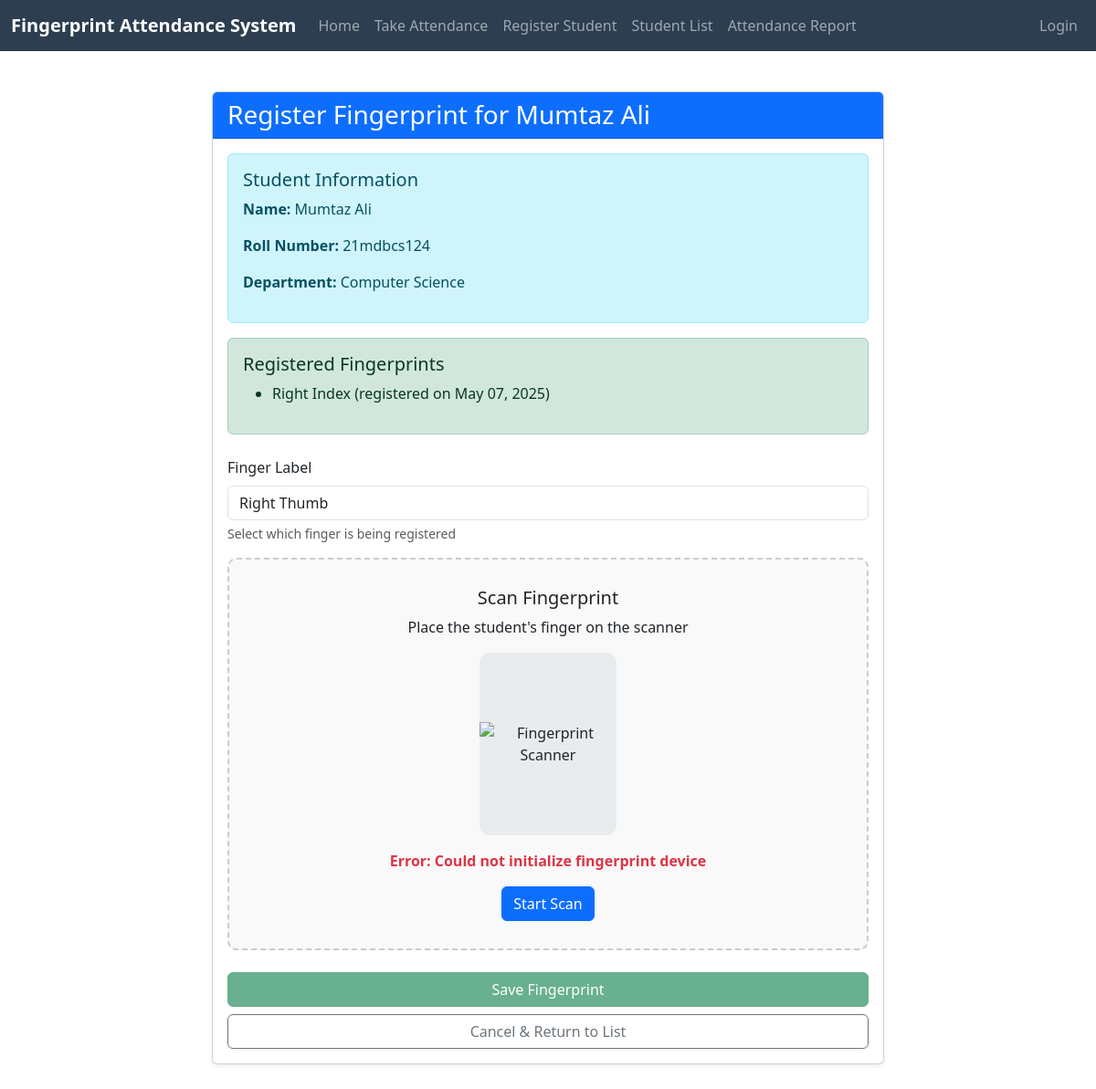
The page /register/fingerprint/1/ on the database its author committed.
### attendance/models.py (models this page shows, shortened)
class Student(models.Model):
    name = models.CharField(max_length=100)
    roll_number = models.CharField(max_length=20, unique=True)
    department = models.ForeignKey(Department, on_delete=models.CASCADE)
    joined_date = models.DateTimeField(default=timezone.now)
    is_active = models.BooleanField(default=True)

class Department(models.Model):
    name = models.CharField(max_length=100)

class FingerPrint(models.Model):
    student = models.ForeignKey(Student, on_delete=models.CASCADE, related_name='fingerprints')
    fingerprint_data = models.BinaryField()  # Store fingerprint template as binary data
    finger_label = models.CharField(max_length=20, default="Right Index")  # e.g., "Right Index", "Left Thumb"
    created_at = models.DateTimeField(auto_now_add=True)
    updated_at = models.DateTimeField(auto_now=True)
    class Meta:
        unique_together = ('student', 'finger_label')

### attendance/views.py (the view)
# urls.py: path('register/fingerprint/<int:student_id>/', views.register_fingerprint, name='register_fingerprint'),
def register_fingerprint(request, student_id):
    student = get_object_or_404(Student, id=student_id)
    if request.method == 'POST':
        form = FingerPrintRegistrationForm(request.POST)
        if form.is_valid():
            try:
                fingerprint_data = request.POST.get('fingerprint_data')
                logger.debug(f"Received fingerprint data type: {type(fingerprint_data)}")
                if fingerprint_data:
                    logger.debug(f"First 20 chars: {fingerprint_data[:20]}...")
                else:
                    logger.error("No fingerprint data received")
                    messages.error(request, 'No fingerprint data received. Please try again.')
                    return redirect('register_fingerprint', student_id=student.id)
                try:
                    processed_data = FingerprintProcessor.process_fingerprint_image(fingerprint_data)
                    fingerprint = FingerPrint(
                        student=student,
                        fingerprint_data=processed_data,  # Processed fingerprint data
                        finger_label=form.cleaned_data['finger_label']
                    )
                    fingerprint.save()
                    messages.success(request, f'Fingerprint registered successfully for {student.name}.')
                    if FingerPrint.objects.filter(student=student).count() < 2:
                        messages.info(request, 'Consider registering another finger as backup.')
                        return redirect('register_fingerprint', student_id=student.id)
                    else:
                        return redirect('student_list')
                except ValueError as e:
                    logger.error(f"Fingerprint processing error: {str(e)}")
                    messages.error(request, f'Error processing fingerprint: {str(e)}')
                    return redirect('register_fingerprint', student_id=student.id)
            except Exception as e:
                logger.exception("Unexpected error during fingerprint registration")
                messages.error(request, f'An unexpected error occurred: {str(e)}')
                return redirect('register_fingerprint', student_id=student.id)
        else:
            logger.warning(f"Form validation errors: {form.errors}")
    else:
        form = FingerPrintRegistrationForm()
    registered_prints = FingerPrint.objects.filter(student=student)
    return render(request, 'attendance/register_fingerprint.html', {
        'form': form,
        'student': student,
        'registered_prints': registered_prints,
        'title': f'Register Fingerprint for {student.name}'
    })

### attendance/forms.py
class FingerPrintRegistrationForm(forms.ModelForm):
    finger_label = forms.ChoiceField(
        choices=[('right_thumb', 'Right Thumb'),
                 ('right_index', 'Right Index'),
                 ('right_middle', 'Right Middle'),
                 ('right_ring', 'Right Ring'),
                 ('right_little', 'Right Little'),
                 ('left_thumb', 'Left Thumb'),
                 ('left_index', 'Left Index'),
                 ('left_middle', 'Left Middle'),
                 ('left_ring', 'Left Ring'),
                 ('left_little', 'Left Little')],
        widget=forms.Select(attrs={'class': 'form-control'})
    )
    class Meta:
        model = FingerPrint
        fields = ['finger_label']  # Only include finger_label, no fingerprint_data

### attendance/templates/attendance/register_fingerprint.html (shortened to what this page needs)
{% extends 'attendance/base.html' %}
{% block content %}
<div class="container py-4">
    <div class="row">
        <div class="col-lg-8 mx-auto">
            <div class="card shadow-sm mb-4">
                <div class="card-header bg-primary text-white">
                    <h3 class="mb-0">Register Fingerprint for {{ student.name }}</h3>
                </div>
                <div class="card-body">
                    <div class="alert alert-info">
                        <h5>Student Information</h5>
                        <p><strong>Name:</strong> {{ student.name }}</p>
                        <p><strong>Roll Number:</strong> {{ student.roll_number }}</p>
                        <p><strong>Department:</strong> {{ student.department.name }}</p>
                    </div>
                    {% if registered_prints %}
                    <div class="alert alert-success mb-4">
                        <h5>Registered Fingerprints</h5>
                        <ul>
                            {% for print in registered_prints %}
                            <li>{{ print.finger_label }} (registered on {{ print.created_at|date:"M d, Y" }})</li>
                            {% endfor %}
                        </ul>
                    </div>
                    {% endif %}
                    <form method="post" id="fingerprintForm">
                        <div class="mb-3">
                            <label for="{{ form.finger_label.id_for_label }}" class="form-label">Finger Label</label>
                            {{ form.finger_label }}
                            <div class="form-text">Select which finger is being registered</div>
                        </div>
                        <div class="fingerprint-container">
                            <h5>Scan Fingerprint</h5>
                            <p>Place the student's finger on the scanner</p>
                            <div class="fingerprint-scanner" id="fingerprintScanner">
                                <img src="/static/img/fingerprint-icon.png" alt="Fingerprint Scanner" id="fingerprintImage">
                            </div>
                            <div class="finger-status mt-3" id="fingerStatus">Ready to scan</div>
                            <button type="button" class="btn btn-primary mt-3" id="scanBtn">
                                Start Scan
                            </button>
                        </div>
                        <div class="d-grid gap-2 mt-4">
                            <button type="submit" class="btn btn-success" id="saveBtn" disabled>Save Fingerprint</button>
                            <a href="{% url 'student_list' %}" class="btn btn-outline-secondary">Cancel & Return to List</a>
                        </div>
                    </form>
                </div>
            </div>
        </div>
    </div>
</div>
{% endblock %}
{% block extra_css %}
<link rel="stylesheet" href="https://cdn.jsdelivr.net/npm/bootstrap-icons@1.7.2/font/bootstrap-icons.css">
{% endblock %}

### attendance/templates/attendance/base.html (style rules this page uses)
.fingerprint-container { border: 2px dashed #ccc; padding: 30px; text-align: center; margin-bottom: 20px; border-radius: 10px; background-color: #f9f9f9; }
.fingerprint-scanner { width: 150px; height: 200px; margin: 0 auto; background-color: #e9ecef; border-radius: 10px; display: flex; align-items: center; justify-content: center; position: relative; overflow: hidden; }
.fingerprint-scanner img { max-width: 100%; max-height: 100%; }
.finger-status { margin-top: 15px; font-weight: bold; }

### rows shown on the page
Student: name "Mumtaz Ali", roll_number "21mdbcs124", department.name "Computer Science"
FingerPrint: finger_label "Right Index", created_at "May 07, 2025"
